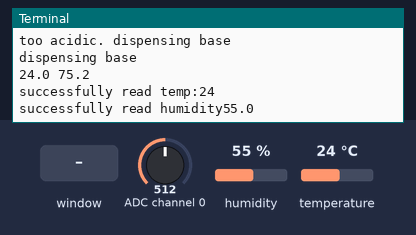
Recording of a program running on a simulated Raspberry Pi (BCM pin numbers). Parts: the last lines printed to the terminal. Inputs (shaded band) come from the test bench; at power-on: ADC channel 0 = 512, humidity 55 %, temperature 24 °C (analog values on the 0–1023 scale). The desktop window is not drawn, its controls go by their first labels and the mouse button is held 0.15 s; threads take turns every 2 ms; library files of the repository ran but are not shown: MCP3008.py.

Above: at 1.2 s.
1.3 s: ADC channel 0 set to 306
At 6.1 s:
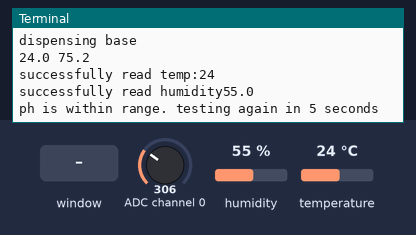
6.6 s: control labelled "Lettuce" in the window clicked
At 11.2 s:
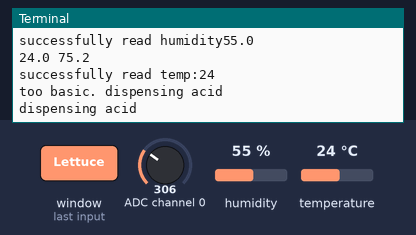
11.6 s: control labelled "Dispense 2ml Acid" in the window clicked
At 12.2 s:
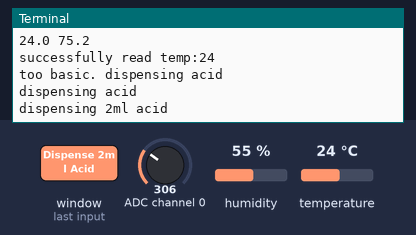
13.1 s: control labelled "Dispense 2ml Base" in the window clicked
At 14.3 s:
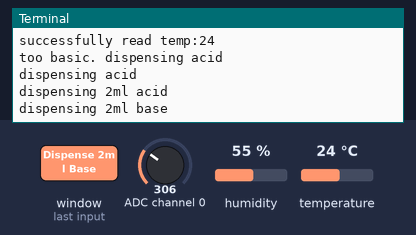
14.6 s: control labelled "Hold: Dispense Acid" in the window clicked
At 14.98 s:
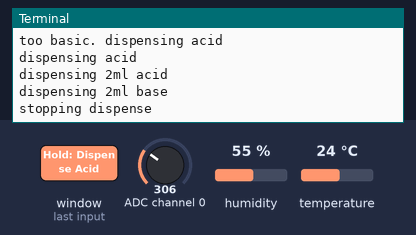
16.2 s: control labelled "Hold: Reverse Acid" in the window clicked
At 17.4 s:
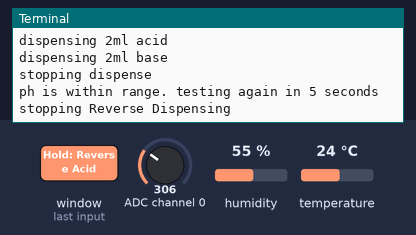

Measured:
- after the input at 1.3 s, the terminal: prints a new line after 3.8 s (image 1)
- after the input at 6.6 s, the terminal: prints a new line after 3.5 s (image 2)
- after the input at 11.6 s, the terminal: prints a new line at once (image 3)
- after the input at 13.1 s, the terminal: prints a new line at once (image 4)
- after the input at 14.6 s, the terminal: prints a new line after 0.15 s (image 5)
- after the input at 16.2 s, the terminal: prints a new line after 0.15 s (image 6)

The program:

GardenManagerV2.py
```python
# GardenManagerV2.py
import tkinter as tk
from AnalogProbe import *
from Pump import *
from MCP3008 import MCP3008
from tkinter import *
import time
import threading
from DHTSensor import *

upperLimit = 10.50 #Starting pH for upper limit
lowerLimit = 8.50 #Starting pH for lower limit

class Page(tk.Frame):
    def __init__(self, *args, **kwargs):
        tk.Frame.__init__(self, *args, **kwargs)

    def show(self):
        self.lift()

# Page1 pH Control Panel
class Page1(Page):

    def __init__(self, *args, **kwargs):
        Page.__init__(self, *args, **kwargs)
        # Creates label Auto pH Regulator
        header = Label(self, text = "pH Dashboard",font=("Arial Bold",50),bg='NavajoWhite2' )
        header.place(x=70,y=30)
        # Starts thread to displaypH
        threading.Thread(target=self.displaypH).start()


        # Dispenses 5ml of base solution
        def dispenseBase():
            # Creates object p1 of class Pump
            p1 = Pump('/dev/ttyAMA1')
            # D is for dispense, number is for volume in ml
            p1.send_cmd("D,2")
            print("dispensing base")

        # Dispenses 5ml of acid solution
        def dispenseAcid():
            # Creates object p2 of class Pump
            p2 = Pump('/dev/ttyAMA0')
            # D is for dispense, number is for volume in ml
            p2.send_cmd("D,2")
            print("dispensing acid")

        # Tests if pH is within range and dispenses Acid or Base accordingly
        def regulatepH():
            while True:
                if(AnalogProbe.getpH() > upperLimit):
                    print("too basic. dispensing acid")
                    dispenseAcid()
                    time.sleep(5)
                if(AnalogProbe.getpH() < lowerLimit):
                    print("too acidic. dispensing base")
                    dispenseBase()
                    time.sleep(5)
                else:
                    print("ph is within range. testing again in 5 seconds")
                    time.sleep(5)

        # Starts thread to displaypH
        threading.Thread(target=regulatepH).start()

        # Displays upper and lower limit before any changes are made via buttons
        upperLimitDisplay = Label (self, text=upperLimit, font=("Arial Bold",40),bg='NavajoWhite2') #creates labels for upper limits
        upperLimitDisplay.place(x=520,y=125)
        lowerLimitDisplay = Label (self, text=lowerLimit, font=("Arial Bold",40),bg='NavajoWhite2')
        lowerLimitDisplay.place(x=520,y=275)

        # Pre-set pH settings for plants that the user can select
        def pHPlantSettings(plant):
            global upperLimit
            global lowerLimit
            # Lettuce Settings
            if (plant == 'lettuce'):
                upperLimit = 6.50
                lowerLimit = 6.00
                upperLimitDisplay = Label (self, text="{:.1f}".format(upperLimit) + "  ", font=("Arial Bold",40),bg='NavajoWhite2') #creates abels for upper limits
                upperLimitDisplay.place(x=520,y=125)
                lowerLimitDisplay = Label (self, text="{:.1f}".format(lowerLimit), font=("Arial Bold",40),bg='NavajoWhite2')
                lowerLimitDisplay.place(x=520,y=275)
            # Strawberry Settings
            if (plant == 'strawberry'):
                upperLimit = 6.50
                lowerLimit = 5.50
                upperLimitDisplay = Label (self, text="{:.1f}".format(upperLimit) + "  ", font=("Arial Bold",40),bg='NavajoWhite2') #creates abels for upper limits
                upperLimitDisplay.place(x=520,y=125)
                lowerLimitDisplay = Label (self, text="{:.1f}".format(lowerLimit), font=("Arial Bold",40),bg='NavajoWhite2')
                lowerLimitDisplay.place(x=520,y=275)
            if (plant == 'basil'):
                upperLimit = 6.20
                lowerLimit = 5.80
                upperLimitDisplay = Label (self, text="{:.1f}".format(upperLimit) + "  ", font=("Arial Bold",40),bg='NavajoWhite2') #creates abels for upper limits
                upperLimitDisplay.place(x=520,y=125)
                lowerLimitDisplay = Label (self, text="{:.1f}".format(lowerLimit), font=("Arial Bold",40),bg='NavajoWhite2')
                lowerLimitDisplay.place(x=520,y=275)
            if (plant == 'spinach'):
                upperLimit = 6.50
                lowerLimit = 5.50
                upperLimitDisplay = Label (self, text="{:.1f}".format(upperLimit) + "  ", font=("Arial Bold",40),bg='NavajoWhite2') #creates abels for upper limits
                upperLimitDisplay.place(x=520,y=125)
                lowerLimitDisplay = Label (self, text="{:.1f}".format(lowerLimit), font=("Arial Bold",40),bg='NavajoWhite2')
                lowerLimitDisplay.place(x=520,y=275)
            else:
                pass

        # Lettuce Button
        button11 = Button(self, text = "Lettuce", command = lambda: pHPlantSettings('lettuce'),font=("Arial Bold",20))
        button11.place(x=70,y=350)

        # Strawberry Button
        button12 = Button(self, text = "Strawberry", command = lambda: pHPlantSettings('strawberry'),font=("Arial Bold",20))
        button12.place(x=200,y=350)

        # Basil Button
        button13 = Button(self, text = "Basil", command = lambda: pHPlantSettings('basil'),font=("Arial Bold",20))
        button13.place(x=380,y=350)

        # Spinach Button
        button13 = Button(self, text = "Spinach", command = lambda: pHPlantSettings('spinach'),font=("Arial Bold",20))
        button13.place(x=480,y=350)
    # Displays current ph on a label and updates every 2 seconds
    def displaypH(self):
        while True:
            # gets current pH and stores in variable currentph
            currentph = "{:.2f}".format(AnalogProbe.getpH())
            currentphlabel = Label (self, text="pH: " + currentph,font=("Arial Bold",60),bg='NavajoWhite2')
            currentphlabel.place(x=80,y=170)
            time.sleep(2)
    def addToUpperLimit(self):
        print("pressed")
        #global upperLimit
        global upperLimit
        if(upperLimit < 13.9):
            upperLimit = upperLimit + 0.1
            upperLimitDisplay = Label (self, text="{:.1f}".format(upperLimit), font=("Arial Bold",40),bg='NavajoWhite2') #creates abels for upper limits
            upperLimitDisplay.place(x=520,y=125)
            print("Upper Limit is now",upperLimit)
        else:
            pass
    def subFromUpperLimit(self):
        global upperLimit
        if(upperLimit > lowerLimit + 0.6):
            upperLimit = upperLimit - 0.1
            upperLimitDisplay = Label (self, text="{:.1f}".format(upperLimit), font=("Arial Bold",40),bg='NavajoWhite2')
            upperLimitDisplay.place(x=520,y=125)
            print("Upper Limit is now",upperLimit)
        else:
            pass
    def addToLowerLimit(self):
        global lowerLimit
        if(lowerLimit < upperLimit - 0.6):
            lowerLimit = lowerLimit + 0.1
            lowerLimitDisplay = Label (self, text="{:.1f}".format(lowerLimit), font=("Arial Bold",40),bg='NavajoWhite2')
            lowerLimitDisplay.place(x=520,y=275)
            print("Lower Limit is now",lowerLimit)
        else:
            pass
    def subFromLowerLimit(self):
        global lowerLimit
        if(lowerLimit > 0.1):
            lowerLimit = lowerLimit - 0.1
            lowerLimitDisplay = Label (self, text="{:.1f}".format(lowerLimit), font=("Arial Bold",40),bg='NavajoWhite2')
            lowerLimitDisplay.place(x=520,y=275)
            print("Lower Limit is now",lowerLimit)
        else:
            pass

# Page2 Temperature Control Panel
class Page2(Page):
    def __init__(self, *args, **kwargs):
        Page.__init__(self, *args, **kwargs)
        # Starts thread to displayTemperature
        threading.Thread(target=self.displayTemperature).start()
        temperatureLabel = Label(self, text = "Temperature Dashboard",font=("Arial Bold",40),bg='NavajoWhite2' )
        temperatureLabel.place(x=50,y=30)

    # Displays Temp Label and Live Temp
    def displayTemperature(self):
        while True:
            try:
                temp = DHTSensor.getTemperature()
                celcius = "{:.1f}".format(temp)
                fahrenheit = "{:.1f}".format(temp * (9 / 5) + 32)
                fahrenheitLabel = Label (self, text="Temperature: " + fahrenheit + " F°",font=("Arial Bold",40),bg='NavajoWhite2')
                fahrenheitLabel.place(x=150,y=160)
                celciusLabel = Label (self, text="Temperature: " + celcius + " C°",font=("Arial Bold",40),bg='NavajoWhite2')
                celciusLabel.place(x=150,y=250)
                print(celcius, fahrenheit)

                #DHTSensor.getTemperature()
                print("successfully read temp:" + str(temp))

            except RuntimeError as error:
                # Errors happen fairly often, DHT's are hard to read, just keep going
                print(error.args[0])
                time.sleep(2.0)
                continue
            time.sleep(8)

# Page3 Humidity Control Panel
class Page3(Page):
    def __init__(self, *args, **kwargs):
        Page.__init__(self, *args, **kwargs)

        # Starts thread to displayHumidity
        threading.Thread(target=self.displayHumidity).start()

        humidityLabel = Label(self, text = "Humidity Dashboard",font=("Arial Bold",40),bg='NavajoWhite2' )
        humidityLabel.place(x=50,y=30)

    # Displays Humidity Label and Live Humidity
    def displayHumidity(self):
        while True:
            try:
                humidity = "{:.1f}".format(DHTSensor.getHumidity())
                humidityLabel = Label (self, text="Humidity:       " + humidity + " %",font=("Arial Bold",40),bg='NavajoWhite2')
                humidityLabel.place(x=150,y=160)

                #DHTSensor.getTemperature()
                print("successfully read humidity" + humidity)

            except RuntimeError as error:
                # Errors happen fairly often, DHT's are hard to read, just keep going
                print(error.args[0])
                time.sleep(2.0)
                continue
            time.sleep(8)

# Page4 Maintenance Panel
class Page4(Page):
    # instanciate variable running for dispensing while button held
    running = False
    reverserunning = False

    def __init__(self, *args, **kwargs):
        Page.__init__(self, *args, **kwargs)

        maintenanceInstructions = Label(self, text = "Hold for Continuous Dispensing",font=("Arial Bold",30),bg='NavajoWhite2' )
        maintenanceInstructions.place(x=80,y=30)

        precisionInstructions = Label(self, text = "Precision Dispensing",font=("Arial Bold",30),bg='NavajoWhite2' )
        precisionInstructions.place(x=80,y=270)
            # Dispenses 1ml of base solution
        def dispense1mlBase():
            # Creates object p1 of class Pump
            p1 = Pump('/dev/ttyAMA1')
            # D is for dispense, number is for volume in ml
            p1.send_cmd("D,1")
            print("dispensing 1ml base")

        # Dispenses 1ml of acid solution
        def dispense1mlAcid():
            # Creates object p2 of class Pump
            p2 = Pump('/dev/ttyAMA0')
            # D is for dispense, number is for volume in ml
            p2.send_cmd("D,1")
            print("dispensing 1ml acid")

        # Dispenses 2ml of base solution
        def dispense2mlBase():
            # Creates object p1 of class Pump
            p1 = Pump('/dev/ttyAMA1')
            # D is for dispense, number is for volume in ml
            p1.send_cmd("D,2")
            print("dispensing 2ml base")

        # Dispenses 2ml of acid solution
        def dispense2mlAcid():
            # Creates object p2 of class Pump
            p2 = Pump('/dev/ttyAMA0')
            # D is for dispense, number is for volume in ml
            p2.send_cmd("D,2")
            print("dispensing 2ml acid")

        # Continuously Dispense Acid while button is held
        def startAcid(event):
            global running
            running = True
            # Starts thread to displaypH
            threading.Thread(target=continuousDispenseAcid).start()

        # Continuously Dispense Base while button is held
        def startBase(event):
            global running
            running = True
            # Starts thread to displaypH
            threading.Thread(target=continuousDispenseBase).start()

        # Stops Continuous dispense by setting running variable to false
        def stopDispense(event):
            global running
            running = False
            print("stopping dispense")

        # Dispenses 0.5ml at a time until running is set to False
        def continuousDispenseAcid():
            p2 = Pump('/dev/ttyAMA0')
            while(running == True):
                p2.send_cmd("D,0.5")
        # Dispenses 0.5ml at a time until running is set to False
        def continuousDispenseBase():
            p1 = Pump('/dev/ttyAMA1')
            while(running == True):
                p1.send_cmd("D,0.5")

        # Continuously Dispense Acid while button is held
        def startAcidReverse(event):
            global reverseRunning
            reverseRunning = True
            # Starts thread to displaypH
            threading.Thread(target=continuousReverseAcid).start()

        # Continuously Dispense Base while button is held
        def startBaseReverse(event):
            global reverseRunning
            reverseRunning = True
            # Starts thread to displaypH
            threading.Thread(target=continuousReverseBase).start()

        # Stops Continuous dispense by setting reverseRunning variable to false
        def stopReverse(event):
            global reverseRunning
            reverseRunning = False
            print("stopping Reverse Dispensing")

        # Reverses 0.5ml at a time until reverseRunning is set to False
        def continuousReverseAcid():
            p2 = Pump('/dev/ttyAMA0')
            while(reverseRunning == True):
                p2.send_cmd("D,-0.5")
        # Reverses 0.5ml at a time until reverseRunning is set to False
        def continuousReverseBase():
            p1 = Pump('/dev/ttyAMA1')
            while(reverseRunning == True):
                p1.send_cmd("D,-0.5")


        # Dispense 2ml Acid Button
        button5 = Button(self, text='Dispense 2ml Acid ', command = dispense2mlAcid,bg='NavajoWhite2', font=("Arial Bold",20))
        button5.place(x=420,y=330)

        # Dispense 2ml Base Button
        button6 = Button(self, text='Dispense 2ml Base', command = dispense2mlBase,bg='NavajoWhite2', font=("Arial Bold",20))
        button6.place(x=420,y=380)

        # Dispense 1ml Acid Button
        button14 = Button(self, text='Dispense 1ml Acid ', command = dispense1mlAcid,bg='NavajoWhite2', font=("Arial Bold",20))
        button14.place(x=80,y=330)

        # Dispense 1ml Base Button
        button15 = Button(self, text='Dispense 1ml Base ', command = dispense1mlBase,bg='NavajoWhite2', font=("Arial Bold",20))
        button15.place(x=80,y=380)

        # Continuously Dispense Acid while button is held
        button7 = Button(self, text = "Hold: Dispense Acid ",bg='NavajoWhite2',font=("Arial Bold",20))
        button7.place(x=80,y=135)
        button7.bind('<ButtonPress-1>',startAcid)
        button7.bind('<ButtonRelease-1>',stopDispense)

        # Continuously Dispense Base while button is held
        button8 = Button(self, text = "Hold: Dispense Base",bg='NavajoWhite2',font=("Arial Bold",20))
        button8.place(x=480,y=135)
        button8.bind('<ButtonPress-1>',startBase)
        button8.bind('<ButtonRelease-1>',stopDispense)

        # Continuously Reverse Acid pump while button is held
        button9 = Button(self, text = "Hold: Reverse Acid  ",bg='NavajoWhite2',font=("Arial Bold",20))
        button9.place(x=80,y=185)
        button9.bind('<ButtonPress-1>',startAcidReverse)
        button9.bind('<ButtonRelease-1>',stopReverse)

        # Continuously Reverse Base pump while button is held
        button10 = Button(self, text = "Hold: Reverse Base  ",bg='NavajoWhite2',font=("Arial Bold",20))
        button10.place(x=480,y=185)
        button10.bind('<ButtonPress-1>',startBaseReverse)
        button10.bind('<ButtonRelease-1>',stopReverse)


class Page5(Page):
    def __init__(self, *args, **kwargs):
        Page.__init__(self, *args, **kwargs)


class MainView(tk.Frame):
    def __init__(self, *args, **kwargs):
        tk.Frame.__init__(self, *args, **kwargs)


        p1 = Page1(self)
        p2 = Page2(self)
        p3 = Page3(self)
        p4 = Page4(self)
        p5 = Page5(self)

        # Page 1 Background Color
        p1.configure(bg='NavajoWhite3')
        # Page 2 Background Color
        p2.configure(bg='NavajoWhite3')
        # Page 3 Background Color
        p3.configure(bg='NavajoWhite3')
        # Page 4 Background Color
        p4.configure(bg='NavajoWhite3')
        # Page 5 Background Color
        p5.configure(bg='NavajoWhite3')

        #Buttons for controlling pH Limits
        button1 = Button(p1, text='  Up   ', command = p1.addToUpperLimit,bg='NavajoWhite2' )
        button1.place(x=650,y=120)
        button2 = Button(p1, text='Down', command = p1.subFromUpperLimit,bg='NavajoWhite2')
        button2.place(x=650,y=160)
        button3 = Button(p1, text='  Up   ', command = p1.addToLowerLimit,bg='NavajoWhite2')
        button3.place(x=650,y=270)
        button4 = Button(p1, text='Down', command = p1.subFromLowerLimit,bg='NavajoWhite2')
        button4.place(x=650,y=310)

        buttonframe = tk.Frame(self)
        container = tk.Frame(self)
        buttonframe.pack(side="top", fill="x", expand=False)
        container.pack(side="top", fill="both", expand=True)


        p1.place(in_=container, x=0, y=0, relwidth=1, relheight=1)
        p2.place(in_=container, x=0, y=0, relwidth=1, relheight=1)
        p3.place(in_=container, x=0, y=0, relwidth=1, relheight=1)
        p4.place(in_=container, x=0, y=0, relwidth=1, relheight=1)
        p5.place(in_=container, x=0, y=0, relwidth=1, relheight=1)


        b1 = tk.Button(buttonframe, text="    pH    ", command=p1.show)
        b2 = tk.Button(buttonframe, text="Temperature", command=p2.show)
        b3 = tk.Button(buttonframe, text="Humidity", command=p3.show)
        b4 = tk.Button(buttonframe, text="Maintenance", command=p4.show)
        b5 = tk.Button(buttonframe, text="Stats", command=p5.show)


        b1.pack(side="left")
        b2.pack(side="left")
        b3.pack(side="left")
        b4.pack(side="left")
        b5.pack(side="left")


        p1.show()


if __name__ == "__main__":
    root = tk.Tk()
    main = MainView(root)
    main.pack(side="top", fill="both", expand=True)
    #root.wm_geometry("800x480")
    # Title
    root.title("Garden Manager Alpha Test")
    root.minsize(width=800,height=480) #matched to Elemnent14 7" touchscreen display screen resolution

    root.mainloop()
```

Source omitted: AnalogProbe.py (604 bytes), Pump.py (1613 bytes), DHTSensor.py (865 bytes)
